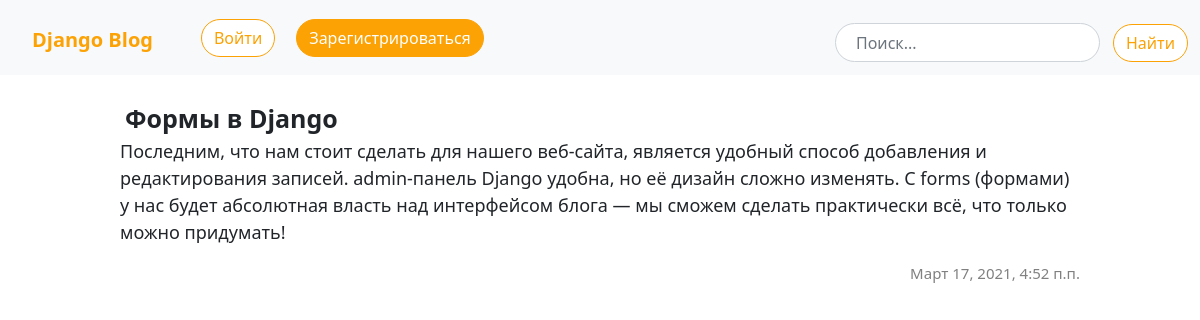
The page /post/22/ on the database its author committed.
### blog/models.py (models this page shows, shortened)
class Post(models.Model):
    author = models.ForeignKey(settings.AUTH_USER_MODEL, on_delete=models.CASCADE)
    title = models.CharField(max_length=200)
    text = models.TextField()
    created_date = models.DateTimeField(default=timezone.now)
    published_date = models.DateTimeField(blank=True, null=True)

### blog/views.py (the view)
# urls.py: path('post/<int:pk>/', views.post_detail, name='post_detail'),
def post_detail(request, pk):
    post = get_object_or_404(Post, pk=pk)
    return render (request, 'blog/post_detail.html', {'post':post})

### blog/templates/blog/post_detail.html (shortened to what this page needs)
{% extends 'blog/base.html' %}
{% block content %}
  <div class="main-detail">
      <div class="posts">
        <div class="headding-block">
          <div class="headdings">{{post.title}}</div>
        </div>
        <p class="text">{{post.text|linebreaksbr}}</p>
        {% if post.published_date %}
          <p class="published-date">{{post.published_date}}</p>
        {% endif %}
      </div>
  </div>
{% endblock %}

### blog/static/css/blog.css (style rules this page uses)
.published-date { right: 0; text-align: right; color: gray; font-size: 15px; }
.headdings { padding-left: 5px; font-size: 25px; font-weight: bold; }
.headding-block { width: 100%; display: inline-flex; }
.main-detail { padding-top: 100px; padding-left: 10vw; padding-right: 10vw; font-size: 18px; }

### rows shown on the page
Post: title "Формы в Django", text "Последним, что нам стоит сделать для нашего веб-сайта, является удобный способ добавления и редактирования записей. admin-панель Django удобна, но её дизайн сложно изменять. С forms (формами) у нас будет абсолютная власть над интерфейсом блога — мы сможем сделать практически всё, что только можно придумать!", published_date "Март 17, 2021, 4:52 п.п."
